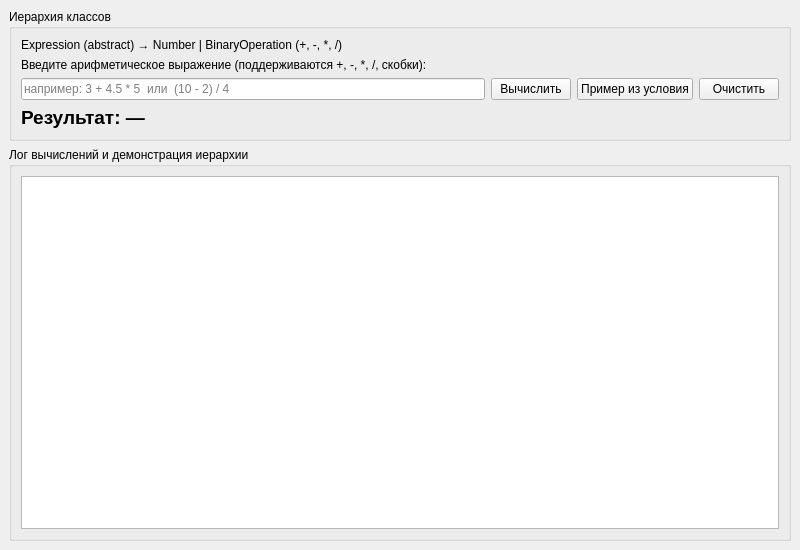
<?xml version="1.0" encoding="UTF-8"?>
<ui version="4.0">
 <class>MainWindow</class>
 <widget class="QMainWindow" name="MainWindow">
  <property name="geometry">
   <rect><x>0</x><y>0</y><width>800</width><height>550</height></rect>
  </property>
  <property name="windowTitle"><string>Задание 3 — Иерархия Expression</string></property>
  <widget class="QWidget" name="centralwidget">
   <layout class="QVBoxLayout">

    <item>
     <widget class="QGroupBox">
      <property name="title"><string>Иерархия классов</string></property>
      <layout class="QVBoxLayout">
       <item>
        <widget class="QLabel">
         <property name="text"><string>Expression (abstract) → Number | BinaryOperation (+, -, *, /)</string></property>
        </widget>
       </item>
       <item>
        <widget class="QLabel">
         <property name="text"><string>Введите арифметическое выражение (поддерживаются +, -, *, /, скобки):</string></property>
        </widget>
       </item>
       <item>
        <layout class="QHBoxLayout">
         <item>
          <widget class="QLineEdit" name="lineEditExpr">
           <property name="placeholderText"><string>например: 3 + 4.5 * 5  или  (10 - 2) / 4</string></property>
          </widget>
         </item>
         <item><widget class="QPushButton" name="btnEvaluate"><property name="text"><string>Вычислить</string></property></widget></item>
         <item><widget class="QPushButton" name="btnExample"><property name="text"><string>Пример из условия</string></property></widget></item>
         <item><widget class="QPushButton" name="btnClear"><property name="text"><string>Очистить</string></property></widget></item>
        </layout>
       </item>
       <item>
        <widget class="QLabel" name="labelResult">
         <property name="text"><string>Результат: —</string></property>
         <property name="font">
          <font><pointsize>14</pointsize><bold>true</bold></font>
         </property>
        </widget>
       </item>
      </layout>
     </widget>
    </item>

    <item>
     <widget class="QGroupBox">
      <property name="title"><string>Лог вычислений и демонстрация иерархии</string></property>
      <layout class="QVBoxLayout">
       <item>
        <widget class="QTextEdit" name="textLog">
         <property name="readOnly"><bool>true</bool></property>
        </widget>
       </item>
      </layout>
     </widget>
    </item>

   </layout>
  </widget>
 </widget>
</ui>
